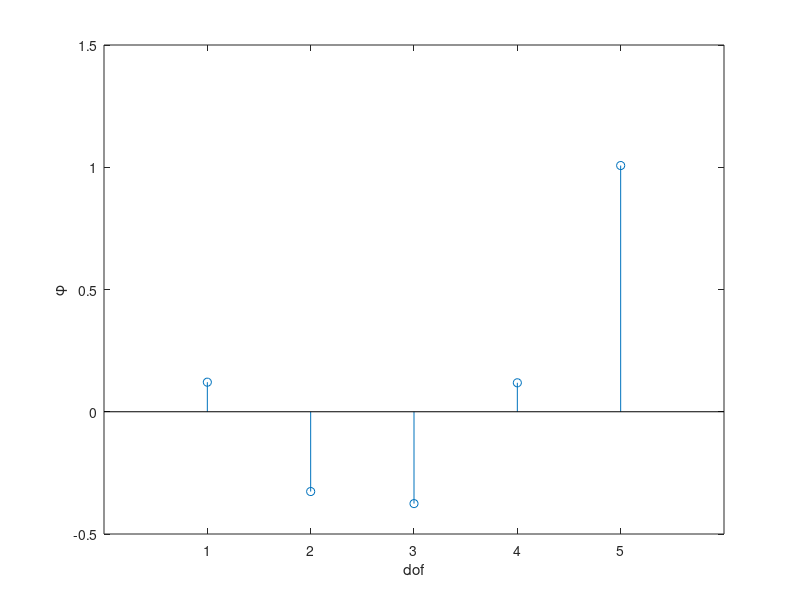

Source code (MATLAB):
function realShapePlot1(shape, figTitle)
%COMPLEXSHAPEPLOTDEFAULT Summary of this function goes here
%   Detailed explanation goes here

if nargin < 1
    warning('shape mising');
    shape = randn(1, 5);
end

if nargin < 2
    figTitle = '';
end

n = length(shape);

fig = figure('Name', figTitle);
ax = axes(fig);
stem(ax, shape);
xlim(ax, [0, n+1]);
xlabel(ax, 'dof');
ylabel(ax, '\phi');
xticks(ax, 1:n);

end

